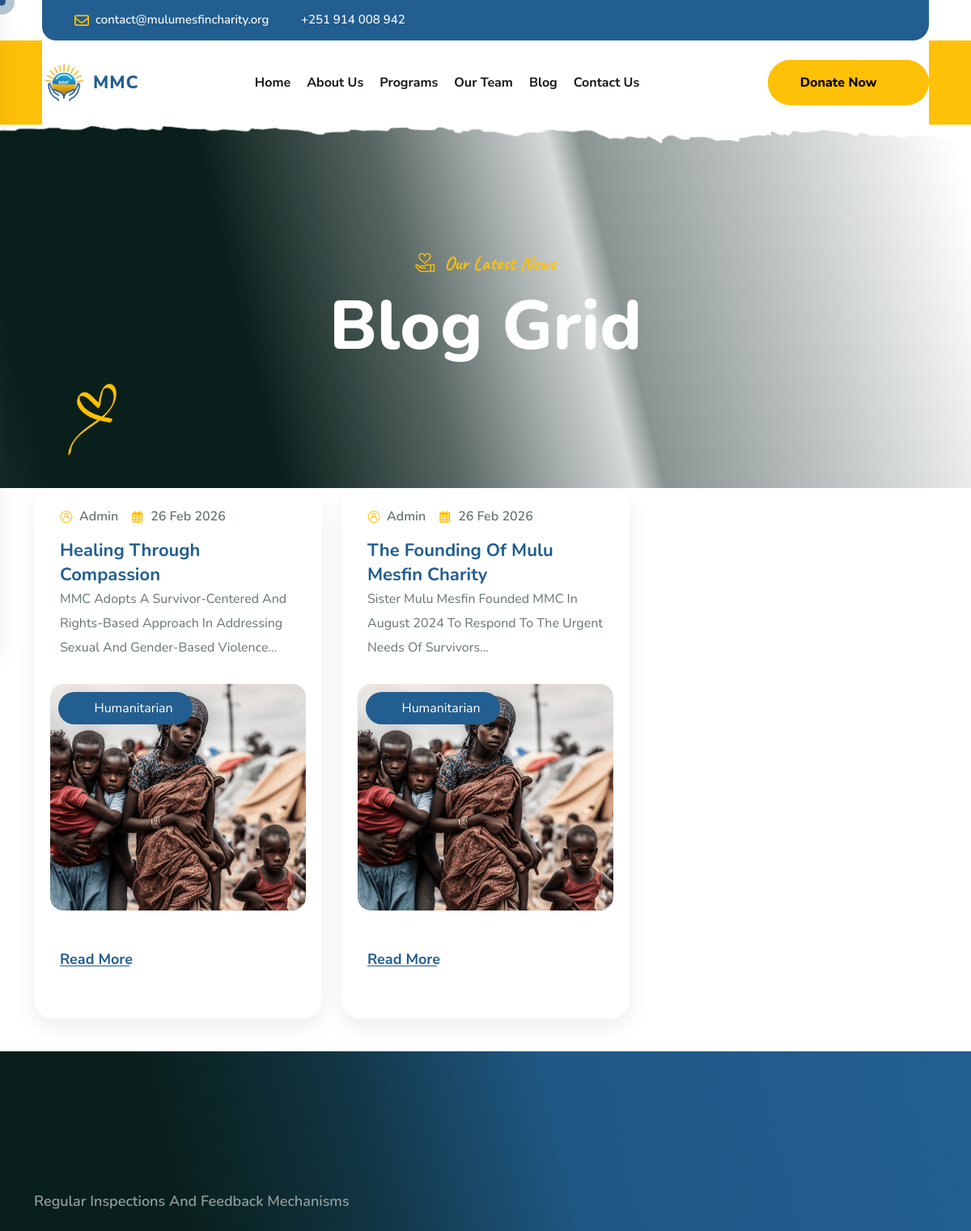
Page /blog/ (upper part) on the earlier database version.
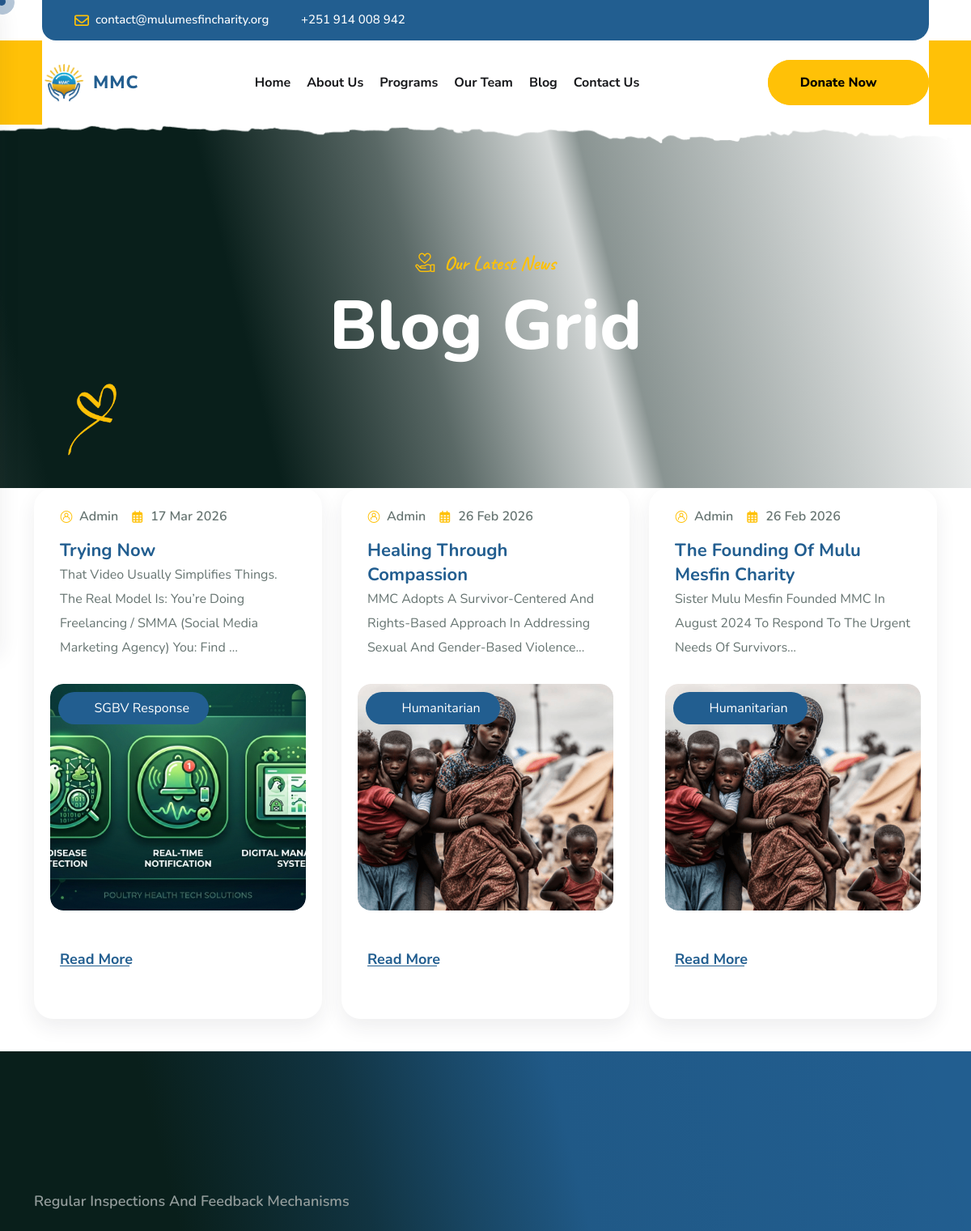
Same page on the later database version.
### web/models.py (models this page shows, shortened)
class BlogPost(models.Model):
    STATUS_CHOICES = (
        ('draft', 'Draft'),
        ('published', 'Published'),
    )
    title = models.CharField(max_length=255)
    slug = models.SlugField(unique=True, blank=True)
    category = models.ForeignKey(BlogCategory, on_delete=models.SET_NULL, null=True, related_name='posts')
    author = models.CharField(max_length=100, default="Admin")
    content = models.TextField()
    image = models.ImageField(upload_to='blog/')
    status = models.CharField(max_length=10, choices=STATUS_CHOICES, default='draft')
    published_date = models.DateTimeField(auto_now_add=True)

class BlogCategory(models.Model):
    name = models.CharField(max_length=100)
    slug = models.SlugField(unique=True, blank=True)
    class Meta:
        verbose_name_plural = "Blog Categories"

### web/views.py (the view)
# urls.py: path('blog/', views.BlogListView.as_view(), name='blog_list'),
class BlogListView(ListView):
    model = BlogPost
    template_name = 'blog-grid.html'
    context_object_name = 'posts'
    paginate_by = 6
    def get_queryset(self):
        return BlogPost.objects.filter(status='published').order_by('-published_date')

### web/context_processors.py (called while the page is built)
def site_context(request):
    settings = SiteSettings.objects.first()
    partners = Partner.objects.all()
    return {
        'site_settings': settings,
        'all_partners': partners,
    }

### templates/blog-grid.html (shortened to what this page needs)
{% extends "base.html" %}
{% load static %}
{% block content %}
<section class="common-banner">
    <div class="container">
       <div class="row">
          <div class="common-banner__content text-center">
             <span class="sub-title">
             <i class="icon-donation"></i>Our Latest News</span>
             <h2 class="title-animation">Blog Grid</h2>
          </div>
       </div>
    </div>
    <div class="banner-bg">
    </div>
    <div class="shape">
       <img src="{% static 'images/shape.png' %}" alt="Image">
    </div>
    <div class="sprade" data-aos="zoom-in" data-aos-duration="1000">
       <img src="{% static 'images/sprade-base.png' %}" alt="Image" class="base-img">
    </div>
</section>
<section class="blog blog-two section-padding">
    <div class="container">
        <div class="row gutter-40">
            {% for post in posts %}
            <div class="col-12 col-lg-4 mb-4">
                <div class="blog__single-wrapper pb-3">
                    <div class="blog__single van-tilt">
                        <div class="blog__single-inner">
                            <div class="blog__single-meta">
                                <p><i class="icon-user"></i>{{ post.author|default:"Admin" }}</p>
                                <p><i class="icon-calendar"></i>{{ post.published_date|date:"d M Y" }}</p>
                            </div>
                            <div class="blog__single-content">
                                <h5><a href="{% url 'web:blog_detail' post.slug %}">{{ post.title }}</a></h5>
                                <p>{{ post.excerpt|default:post.content|truncatewords:20 }}</p>
                            </div>
                            <div class="blog__single-thumb">
                                <a href="{% url 'web:blog_detail' post.slug %}">
                                    {% if post.image %}
                                    <img src="{{ post.image.url }}" alt="{{ post.title }}">
                                    {% else %}
                                    <img src="{% static 'images/four-7.png' %}" alt="{{ post.title }}">
                                    {% endif %}
                                </a>
                                <div class="tag">
                                    <a href="#"><i class="fa-solid fa-tags"></i> {{ post.category.name|default:"General" }}</a>
                                </div>
                            </div>
                            <div class="blog__single-cta">
                                <a href="{% url 'web:blog_detail' post.slug %}" aria-label="blog details" title="blog details">Read More<i class="fa-solid fa-circle-arrow-right"></i></a>
                            </div>
                        </div>
                    </div>
                </div>
            </div>
            {% empty %}
            <div class="col-12 text-center">
                <p>No blog posts found.</p>
            </div>
            {% endfor %}
        </div>
    </div>
</section>
{% endblock %}

Differences in the rows shown:
added BlogPost: author "Admin", published_date "17 Mar 2026", title "Trying Now", excerpt "That Video Usually Simplifies Things. The Real Model Is: You’re Doing Freelancing / SMMA (Social Media Marketing Agency) You: Find …", image (picture), category.name "SGBV Response"
